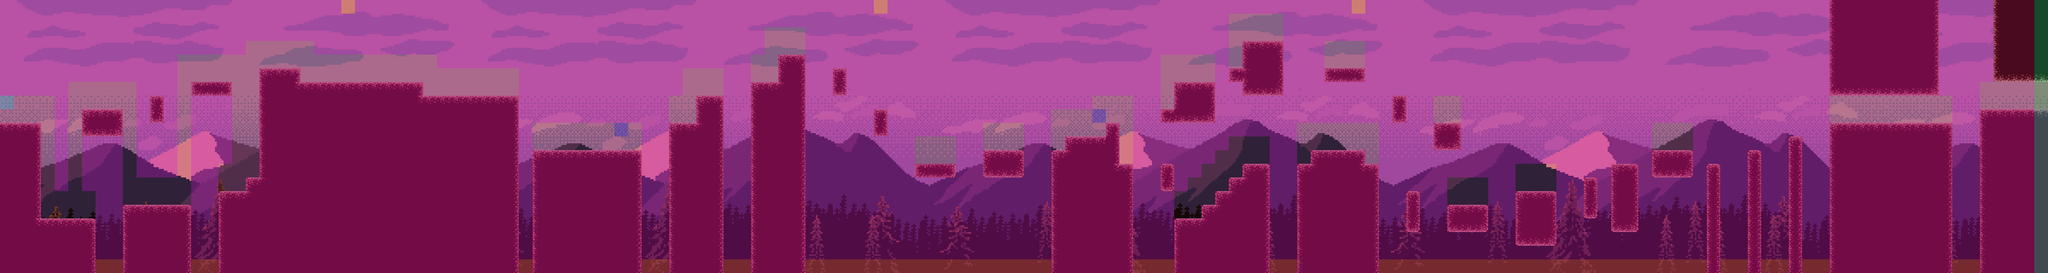

A 2D game scene composited from a Tiled map and its tileset images. What follows is a short description and the map's XML, with each tile layer's data collapsed to a summary:
An orthogonal 150x20 tile map with 32x32 px tiles, 9 tile layers (Sky, Clouds_far, Mountains, Clouds_near, ...).

<map version="1.0" orientation="orthogonal" renderorder="right-down" width="150" height="20" tilewidth="32" tileheight="32" nextobjectid="1">
 <tileset firstgid="1" name="AllTiles" tilewidth="32" tileheight="32" tilecount="3082" columns="67">
  <image source="AllTiles.png" width="2175" height="1472" />
 </tileset>
 <layer name="Sky" width="150" height="20">
  <properties>
   <property name="speed" type="float" value="0.45" />
  </properties>
  <data>[3000 cells, 3000 non-empty, 660 distinct tile ids]</data>
 </layer>
 <layer name="Clouds_far" width="150" height="20">
  <properties>
   <property name="speed" type="float" value="0.55" />
  </properties>
  <data>[3000 cells, 1042 non-empty, 238 distinct tile ids]</data>
 </layer>
 <layer name="Mountains" width="150" height="20">
  <properties>
   <property name="speed" type="float" value="0.65" />
  </properties>
  <data>[3000 cells, 2915 non-empty, 680 distinct tile ids]</data>
 </layer>
 <layer name="Clouds_near" width="150" height="20">
  <properties>
   <property name="speed" type="float" value="0.75" />
  </properties>
  <data>[3000 cells, 1937 non-empty, 442 distinct tile ids]</data>
 </layer>
 <layer name="Trees" width="150" height="20">
  <properties>
   <property name="speed" type="float" value="0.85" />
  </properties>
  <data>[3000 cells, 2585 non-empty, 594 distinct tile ids]</data>
 </layer>
 <layer name="Map" width="150" height="20">
  <properties>
   <property name="speed" type="float" value="1" />
  </properties>
  <data>[3000 cells, 1051 non-empty, 18 distinct tile ids]</data>
 </layer>
 <layer name="Navigation" width="150" height="20" opacity="0.3">
  <properties>
   <property name="Navigation" type="int" value="1" />
   <property name="canFly" type="int" value="1" />
   <property name="speed" type="float" value="1" />
  </properties>
  <data>[3000 cells, 1027 non-empty, 1 distinct tile ids]</data>
 </layer>
 <layer name="Navigation_Walker" width="150" height="20" opacity="0.3">
  <properties>
   <property name="Navigation" type="int" value="1" />
   <property name="canFly" type="int" value="2" />
   <property name="speed" type="float" value="1" />
  </properties>
  <data>[3000 cells, 1647 non-empty, 1 distinct tile ids]</data>
 </layer>
 <layer name="Colliders" width="150" height="20" opacity="0.3">
  <properties>
   <property name="speed" type="float" value="1" />
  </properties>
  <data>[3000 cells, 1125 non-empty, 7 distinct tile ids]</data>
 </layer>
</map>